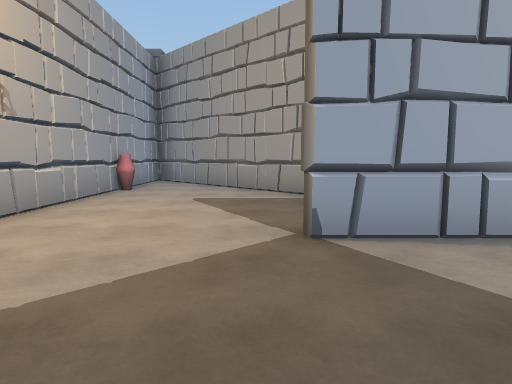
[1] (above)

21 first-person views from a walk through a scene from a Unity 3-D project. The camera is 1.4 m above the floor, tilts 6° down and sees 75° across. The floor is counted in squares, 2 m on a side. Each view is taken from the middle of a square. On the plan, view 1 faces up. The plan holds only what a view shows up to about 10 squares ahead; the rest is blank. The place goes on beyond the plan.

[2]
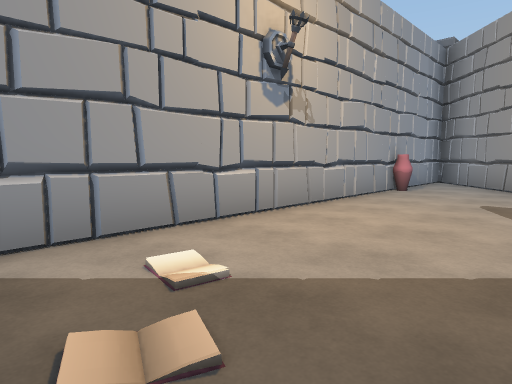

[3]
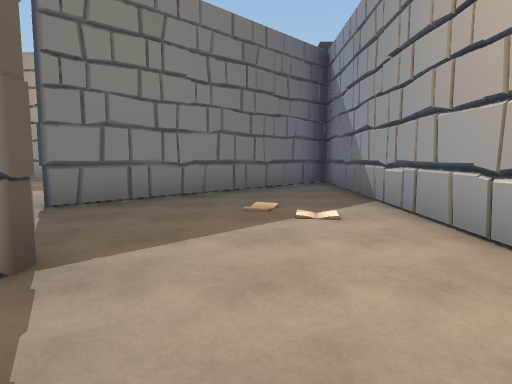

[4]
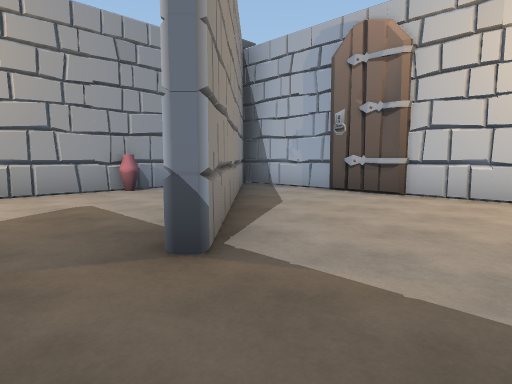

[5]
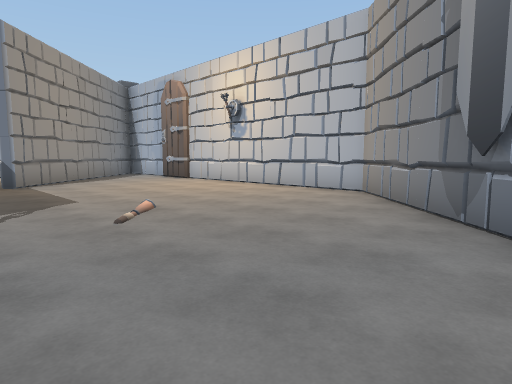

[6]
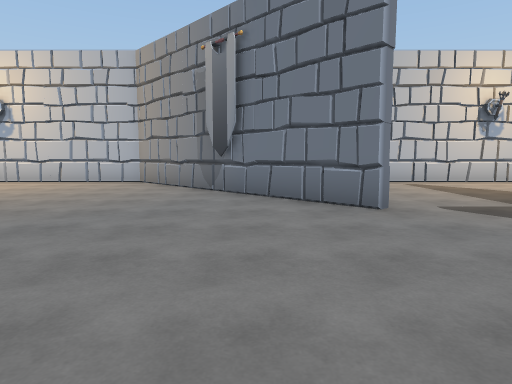

[7]
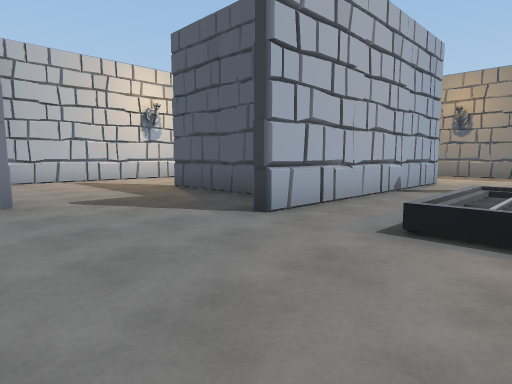

[8]
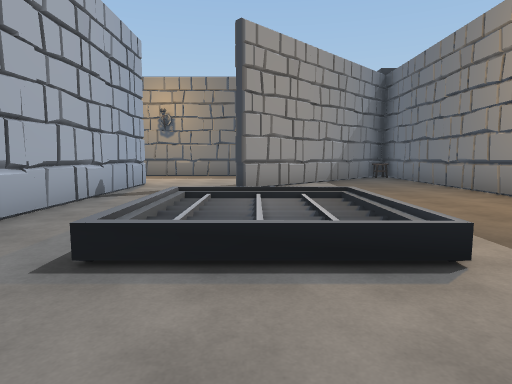

[9]
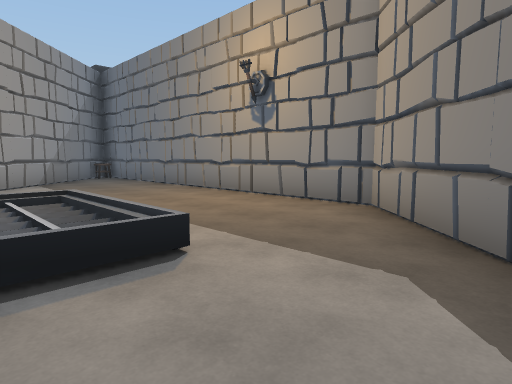

[10]
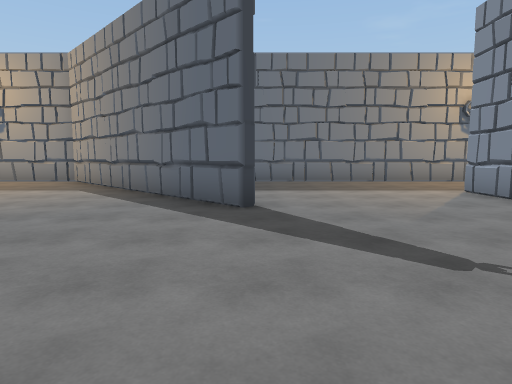

[11]
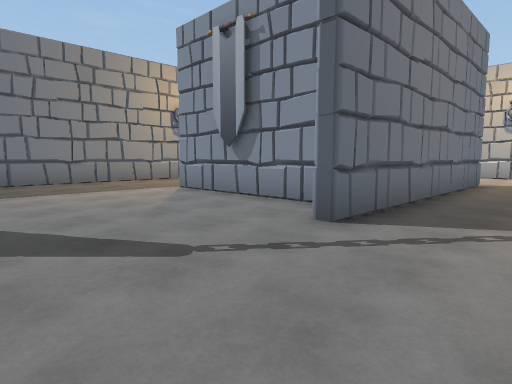

[12]
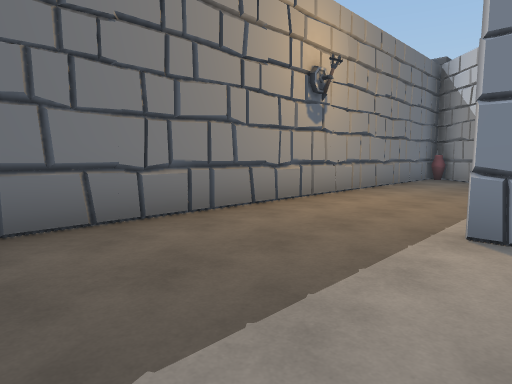

[13]
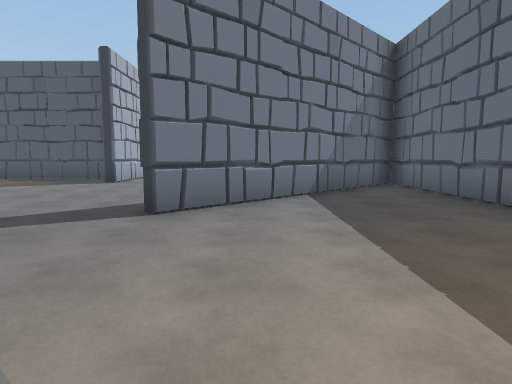

[14]
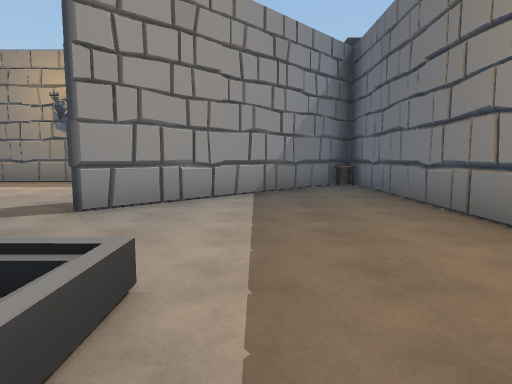

[15]
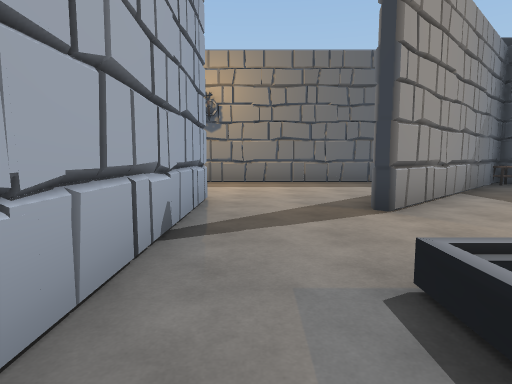

[16]
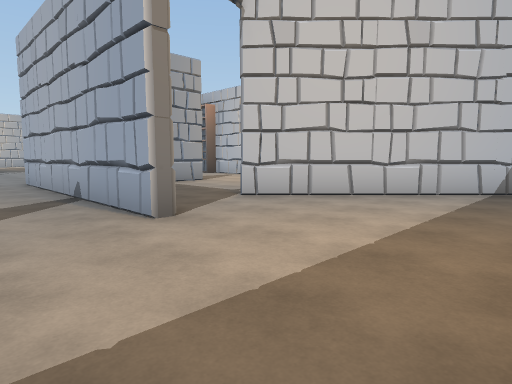

[17]
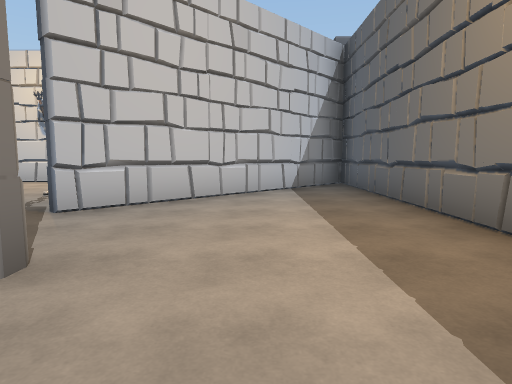

[18]
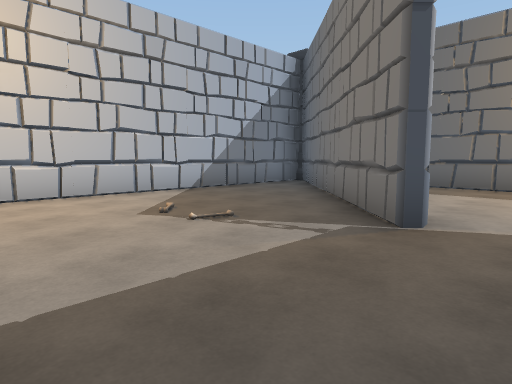

[19]
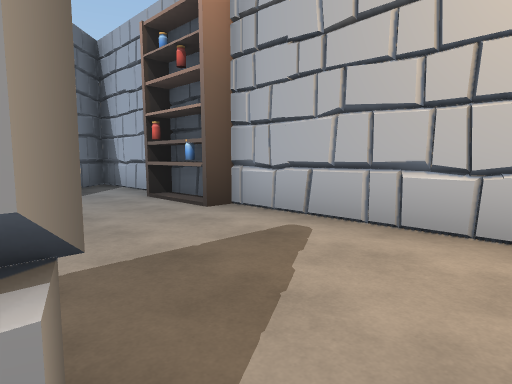

[20]
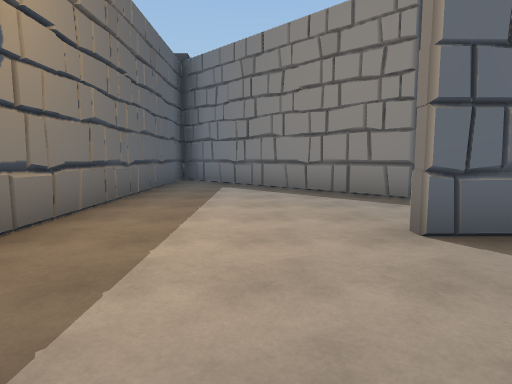

[21]
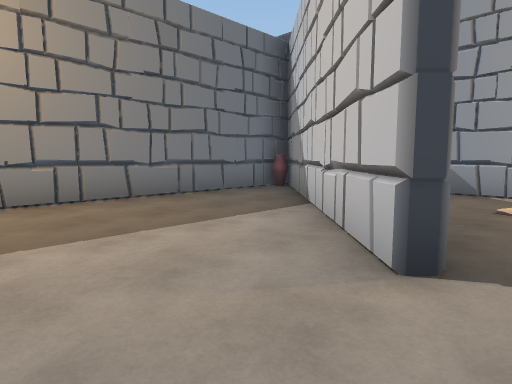

### Floor plan
Points are (right, up) in squares from view 1. A wall is a line through its corners. A room is listed if a view was taken in it or the views show most of it. See-through windows are left out.
Room 1 (views 1, 2, 3)
walls: (0.9, 6.1) (-2.3, 9.4); (-2.9, 9.4) (-2.9, -4.3) (1.2, -0.2)
ways out: opening at (1.5, 1.5) to room 2; opening at (1.5, 4.5) to room 2
Room 2 (views 4, 5, 6, 7, 8, 9, 10, 11, 12, 13, 14, 15, 18, 19, 21)
walls: (10.2, 0.5) (15.4, -4.7); (12.7, 5.4) (7.8, 10.3) (1.7, 10.3); (12.6, 5.7) (12.1, 5.6); (5.8, 2.1) (5.8, -1.8); (16.3, 4.2) (16.3, 7.1); (16.6, 7.1) (16.6, 6); (10.6, 10.3) (8.2, 10.3) (9, 9.5); (15.1, -4.5) (24.4, -4.5); (2.2, 2.8) (0.4, 2.8); (2.1, 0.3) (-2.7, -4.5) (14.7, -4.5) (10, 0.2); (20.3, 5.3) (24.4, 9.5); (20.8, 3.1) (21.6, 3.1); (1.2, -0.2) (1.9, 0.5); (21.2, 5.8) (20.5, 5.1); (0.4, 3.1) (7, 3.1); (21.6, 2.8) (15, 2.8); (-1.4, 8.9) (2.1, 5.4); (24.4, 10.3) (13.6, 10.3); (24.9, -4.5) (20.2, 0.3)
ways out: opening at (1.5, 1.5) to room 1; opening at (1.5, 4.5) to room 1; opening at (21, 1.5) to room 3; opening at (21, 4.5) to room 3; opening at (-1, 10)
objects: pot (-2, -4); other object (1, 10); flag (10, 8); shelf (12, 10); other object (13, 10); other object (15, -1) to (17, 1); chair (24, -4)
Room 3 (views 16, 17, 20)
walls: (20.4, 0.5) (25, -4.1); (24.7, 9.3) (21.2, 5.8); (25.3, -4) (25.3, 8.4)
ways out: opening at (21, 1.5) to room 2; opening at (21, 4.5) to room 2; opening at (25, 9)

Where each view was taken, in squares from view 1:
view 1: 0 up, 0 right, facing up
view 2: 0 up, 0 right, facing up-left
view 3: 5 up, 1 left, facing down
view 4: 4 up, 4 right, facing up-left
view 5: 4 up, 11 right, facing up-left
view 6: 1 up, 11 right, facing up
view 7: 0 up, 12 right, facing up-right
view 8: 0 up, 13 right, facing right
view 9: 0 up, 13 right, facing down-right
view 10: 5 up, 10 right, facing down
view 11: 5 up, 10 right, facing down-left
view 12: 1 down, 9 right, facing down-left
view 13: 1 down, 6 right, facing right
view 14: 2 down, 16 right, facing right
view 15: 2 up, 16 right, facing right
view 16: 1 up, 25 right, facing up-left
view 17: 1 up, 23 right, facing up
view 18: 4 up, 17 right, facing up-right
view 19: 7 up, 17 right, facing up-left
view 20: 6 up, 23 right, facing down
view 21: 1 up, 4 right, facing down-left
